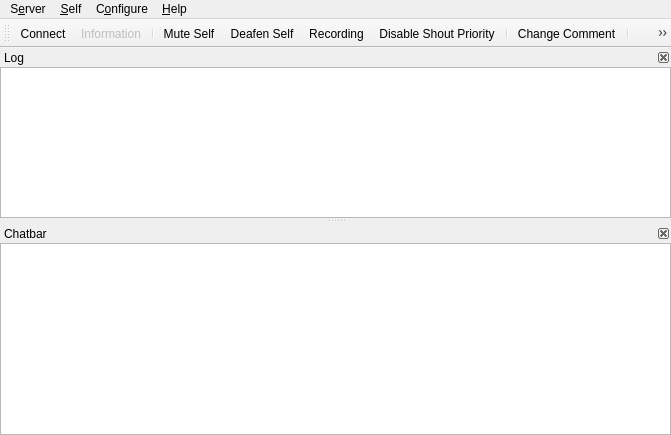
<?xml version="1.0" encoding="UTF-8"?>
<ui version="4.0">
 <class>MainWindow</class>
 <widget class="QMainWindow" name="MainWindow">
  <property name="geometry">
   <rect>
    <x>0</x>
    <y>0</y>
    <width>671</width>
    <height>435</height>
   </rect>
  </property>
  <property name="windowTitle">
   <string>Mumble</string>
  </property>
  <property name="dockOptions">
   <set>QMainWindow::AllowNestedDocks|QMainWindow::AnimatedDocks</set>
  </property>
  <property name="unifiedTitleAndToolBarOnMac">
   <bool>true</bool>
  </property>
  <widget class="UserView" name="qtvUsers">
   <property name="contextMenuPolicy">
    <enum>Qt::CustomContextMenu</enum>
   </property>
   <property name="acceptDrops">
    <bool>true</bool>
   </property>
   <property name="dragEnabled">
    <bool>true</bool>
   </property>
   <property name="rootIsDecorated">
    <bool>false</bool>
   </property>
   <property name="uniformRowHeights">
    <bool>true</bool>
   </property>
   <property name="headerHidden">
    <bool>true</bool>
   </property>
   <attribute name="headerVisible">
    <bool>false</bool>
   </attribute>
  </widget>
  <widget class="QMenuBar" name="menubar">
   <property name="geometry">
    <rect>
     <x>0</x>
     <y>0</y>
     <width>671</width>
     <height>21</height>
    </rect>
   </property>
   <widget class="QMenu" name="qmConfig">
    <property name="title">
     <string>C&amp;onfigure</string>
    </property>
    <addaction name="qaConfigDialog"/>
   </widget>
   <widget class="QMenu" name="qmHelp">
    <property name="title">
     <string>&amp;Help</string>
    </property>
    <addaction name="qaHelpWhatsThis"/>
    <addaction name="separator"/>
    <addaction name="qaHelpAbout"/>
    <addaction name="qaHelpAboutQt"/>
    <addaction name="separator"/>
    <addaction name="qaHelpVersionCheck"/>
   </widget>
   <widget class="QMenu" name="qmServer">
    <property name="title">
     <string>S&amp;erver</string>
    </property>
   </widget>
   <widget class="QMenu" name="qmSelf">
    <property name="title">
     <string>&amp;Self</string>
    </property>
    <addaction name="qaAudioMute"/>
    <addaction name="qaAudioDeaf"/>
    <addaction name="qaSelfPrioritySpeaker"/>
    <addaction name="separator"/>
    <addaction name="qaRecording"/>
    <addaction name="separator"/>
    <addaction name="qaSelfComment"/>
    <addaction name="qaServerTexture"/>
    <addaction name="qaServerTextureRemove"/>
    <addaction name="separator"/>
    <addaction name="qaSelfRegister"/>
    <addaction name="qaAudioStats"/>
   </widget>
   <addaction name="qmServer"/>
   <addaction name="qmSelf"/>
   <addaction name="qmConfig"/>
   <addaction name="qmHelp"/>
  </widget>
  <widget class="QDockWidget" name="qdwLog">
   <property name="minimumSize">
    <size>
     <width>250</width>
     <height>93</height>
    </size>
   </property>
   <property name="features">
    <set>QDockWidget::DockWidgetClosable|QDockWidget::DockWidgetMovable</set>
   </property>
   <property name="windowTitle">
    <string>Log</string>
   </property>
   <attribute name="dockWidgetArea">
    <number>1</number>
   </attribute>
   <widget class="LogTextBrowser" name="qteLog">
    <property name="contextMenuPolicy">
     <enum>Qt::CustomContextMenu</enum>
    </property>
    <property name="whatsThis">
     <string>This shows all recent activity. Connecting to servers, errors and information messages all show up here.&lt;br /&gt;To configure exactly which messages show up here, use the &lt;b&gt;Settings&lt;/b&gt; command from the menu.</string>
    </property>
    <property name="openLinks">
     <bool>false</bool>
    </property>
   </widget>
  </widget>
  <widget class="QDockWidget" name="qdwChat">
   <property name="sizePolicy">
    <sizepolicy hsizetype="Preferred" vsizetype="Preferred">
     <horstretch>0</horstretch>
     <verstretch>0</verstretch>
    </sizepolicy>
   </property>
   <property name="toolTip">
    <string/>
   </property>
   <property name="whatsThis">
    <string>This is the chatbar&lt;br /&gt;If you enter text here and then press enter the text is sent to the user or channel that was selected. If nothing is selected the message is sent to your current channel.</string>
   </property>
   <property name="features">
    <set>QDockWidget::DockWidgetClosable|QDockWidget::DockWidgetMovable</set>
   </property>
   <property name="windowTitle">
    <string>Chatbar</string>
   </property>
   <attribute name="dockWidgetArea">
    <number>1</number>
   </attribute>
   <widget class="ChatbarTextEdit" name="qteChat">
    <property name="sizePolicy">
     <sizepolicy hsizetype="Expanding" vsizetype="MinimumExpanding">
      <horstretch>0</horstretch>
      <verstretch>0</verstretch>
     </sizepolicy>
    </property>
    <property name="maximumSize">
     <size>
      <width>16777215</width>
      <height>16777215</height>
     </size>
    </property>
    <property name="acceptRichText">
     <bool>false</bool>
    </property>
   </widget>
  </widget>
  <widget class="QToolBar" name="qtIconToolbar">
   <property name="windowTitle">
    <string>Icon Toolbar</string>
   </property>
   <attribute name="toolBarArea">
    <enum>TopToolBarArea</enum>
   </attribute>
   <attribute name="toolBarBreak">
    <bool>false</bool>
   </attribute>
   <addaction name="qaServerConnect"/>
   <addaction name="qaServerInformation"/>
   <addaction name="separator"/>
   <addaction name="qaAudioMute"/>
   <addaction name="qaAudioDeaf"/>
   <addaction name="qaRecording"/>
   <addaction name="qaShoutPriority"/>
   <addaction name="separator"/>
   <addaction name="qaSelfComment"/>
   <addaction name="separator"/>
   <addaction name="qaConfigDialog"/>
   <addaction name="separator"/>
   <addaction name="qaFilterToggle"/>
  </widget>
  <action name="qaQuit">
   <property name="text">
    <string>&amp;Quit Mumble</string>
   </property>
   <property name="toolTip">
    <string>Closes the program</string>
   </property>
   <property name="whatsThis">
    <string>Exits the application.</string>
   </property>
   <property name="shortcut">
    <string>Ctrl+Q</string>
   </property>
  </action>
  <action name="qaServerConnect">
   <property name="icon">
    <iconset>
     <normaloff>skin:categories/applications-internet.svg</normaloff>skin:categories/applications-internet.svg</iconset>
   </property>
   <property name="text">
    <string>&amp;Connect</string>
   </property>
   <property name="toolTip">
    <string>Open the server connection dialog</string>
   </property>
   <property name="whatsThis">
    <string>Shows a dialog of registered servers, and also allows quick-connect.</string>
   </property>
   <property name="iconVisibleInMenu">
    <bool>false</bool>
   </property>
  </action>
  <action name="qaServerDisconnect">
   <property name="enabled">
    <bool>false</bool>
   </property>
   <property name="text">
    <string>&amp;Disconnect</string>
   </property>
   <property name="toolTip">
    <string>Disconnect from server</string>
   </property>
   <property name="whatsThis">
    <string>Disconnects you from the server.</string>
   </property>
  </action>
  <action name="qaServerBanList">
   <property name="enabled">
    <bool>false</bool>
   </property>
   <property name="text">
    <string>&amp;Ban list</string>
   </property>
   <property name="toolTip">
    <string>Edit ban list on server</string>
   </property>
   <property name="whatsThis">
    <string>This lets you edit the server-side IP ban list.</string>
   </property>
  </action>
  <action name="qaServerInformation">
   <property name="enabled">
    <bool>false</bool>
   </property>
   <property name="icon">
    <iconset>
     <normaloff>skin:Information_icon.svg</normaloff>skin:Information_icon.svg</iconset>
   </property>
   <property name="text">
    <string>&amp;Information</string>
   </property>
   <property name="toolTip">
    <string>Show information about the server connection</string>
   </property>
   <property name="whatsThis">
    <string>This will show extended information about the connection to the server.</string>
   </property>
   <property name="iconVisibleInMenu">
    <bool>false</bool>
   </property>
  </action>
  <action name="qaUserKick">
   <property name="text">
    <string>&amp;Kick</string>
   </property>
   <property name="toolTip">
    <string>Kick user (with reason)</string>
   </property>
   <property name="whatsThis">
    <string>Kick selected user off server. You'll be asked to specify a reason.</string>
   </property>
  </action>
  <action name="qaUserMute">
   <property name="checkable">
    <bool>true</bool>
   </property>
   <property name="text">
    <string>&amp;Mute</string>
   </property>
   <property name="toolTip">
    <string>Mute user</string>
   </property>
   <property name="whatsThis">
    <string>Mute or unmute user on server. Unmuting a deafened user will also undeafen them.</string>
   </property>
  </action>
  <action name="qaUserBan">
   <property name="text">
    <string>&amp;Ban</string>
   </property>
   <property name="toolTip">
    <string>Kick and ban user (with reason)</string>
   </property>
   <property name="whatsThis">
    <string>Kick and ban selected user from server. You'll be asked to specify a reason.</string>
   </property>
  </action>
  <action name="qaUserDeaf">
   <property name="checkable">
    <bool>true</bool>
   </property>
   <property name="text">
    <string>&amp;Deafen</string>
   </property>
   <property name="toolTip">
    <string>Deafen user</string>
   </property>
   <property name="whatsThis">
    <string>Deafen or undeafen user on server. Deafening a user will also mute them.</string>
   </property>
  </action>
  <action name="qaUserLocalIgnore">
   <property name="checkable">
    <bool>true</bool>
   </property>
   <property name="text">
    <string>Ignore Messages</string>
   </property>
   <property name="toolTip">
    <string>Locally ignore user's text chat messages.</string>
   </property>
   <property name="whatsThis">
    <string>Silently drops all text messages from the user.</string>
   </property>
  </action>
  <action name="qaUserLocalVolume">
   <property name="text">
    <string>Local Volume Adjustment</string>
   </property>
   <property name="toolTip">
    <string>Locally adjust the user's speech volume.</string>
   </property>
   <property name="whatsThis">
    <string>Opens a dialog with a volume slider. Use this on other users in the same room.</string>
   </property>
  </action>
  <action name="qaUserLocalMute">
   <property name="checkable">
    <bool>true</bool>
   </property>
   <property name="text">
    <string>&amp;Local Mute</string>
   </property>
   <property name="toolTip">
    <string>Mute user locally</string>
   </property>
   <property name="whatsThis">
    <string>Mute or unmute user locally. Use this on other users in the same room.</string>
   </property>
  </action>
  <action name="qaUserTextMessage">
   <property name="text">
    <string>Send &amp;Message</string>
   </property>
   <property name="toolTip">
    <string>Send a Text Message</string>
   </property>
   <property name="whatsThis">
    <string>Sends a text message to another user.</string>
   </property>
  </action>
  <action name="qaChannelAdd">
   <property name="text">
    <string>&amp;Add</string>
   </property>
   <property name="toolTip">
    <string>Add new channel</string>
   </property>
   <property name="whatsThis">
    <string>This adds a new sub-channel to the currently selected channel.</string>
   </property>
  </action>
  <action name="qaChannelRemove">
   <property name="text">
    <string>&amp;Remove</string>
   </property>
   <property name="toolTip">
    <string>Remove channel</string>
   </property>
   <property name="whatsThis">
    <string>This removes a channel and all sub-channels.</string>
   </property>
  </action>
  <action name="qaChannelACL">
   <property name="text">
    <string>&amp;Edit</string>
   </property>
   <property name="toolTip">
    <string>Edit Groups and ACL for channel</string>
   </property>
   <property name="whatsThis">
    <string>This opens the Group and ACL dialog for the channel, to control permissions.</string>
   </property>
  </action>
  <action name="qaChannelLink">
   <property name="text">
    <string>&amp;Link</string>
   </property>
   <property name="toolTip">
    <string>Link your channel to another channel</string>
   </property>
   <property name="whatsThis">
    <string>This links your current channel to the selected channel. If users in a channel have permission to speak in the other channel, users can now hear each other. This is a permanent link, and will last until manually unlinked or the server is restarted. Please see the shortcuts for push-to-link.</string>
   </property>
  </action>
  <action name="qaChannelUnlink">
   <property name="text">
    <string comment="Channel">&amp;Unlink</string>
   </property>
   <property name="toolTip">
    <string>Unlink your channel from another channel</string>
   </property>
   <property name="whatsThis">
    <string>This unlinks your current channel from the selected channel.</string>
   </property>
  </action>
  <action name="qaChannelUnlinkAll">
   <property name="text">
    <string>&amp;Unlink All</string>
   </property>
   <property name="toolTip">
    <string>Unlinks your channel from all linked channels.</string>
   </property>
   <property name="whatsThis">
    <string>This unlinks your current channel (not the selected one) from all linked channels.</string>
   </property>
  </action>
  <action name="qaAudioReset">
   <property name="text">
    <string>&amp;Reset</string>
   </property>
   <property name="toolTip">
    <string>Reset audio preprocessor</string>
   </property>
   <property name="whatsThis">
    <string>This will reset the audio preprocessor, including noise cancellation, automatic gain and voice activity detection. If something suddenly worsens the audio environment (like dropping the microphone) and it was temporary, use this to avoid having to wait for the preprocessor to readjust.</string>
   </property>
  </action>
  <action name="qaAudioMute">
   <property name="checkable">
    <bool>true</bool>
   </property>
   <property name="icon">
    <iconset>
     <normaloff>skin:actions/audio-input-microphone.svg</normaloff>
     <normalon>skin:actions/audio-input-microphone-muted.svg</normalon>
     <activeon>skin:actions/audio-input-microphone-muted.svg</activeon>skin:actions/audio-input-microphone.svg</iconset>
   </property>
   <property name="text">
    <string>&amp;Mute Self</string>
   </property>
   <property name="toolTip">
    <string>Mute yourself</string>
   </property>
   <property name="whatsThis">
    <string>Mute or unmute yourself. When muted, you will not send any data to the server. Unmuting while deafened will also undeafen.</string>
   </property>
   <property name="iconVisibleInMenu">
    <bool>false</bool>
   </property>
  </action>
  <action name="qaAudioDeaf">
   <property name="checkable">
    <bool>true</bool>
   </property>
   <property name="icon">
    <iconset>
     <normaloff>skin:self_undeafened.svg</normaloff>
     <normalon>skin:deafened_self.svg</normalon>
     <activeon>skin:deafened_self.svg</activeon>skin:self_undeafened.svg</iconset>
   </property>
   <property name="text">
    <string>&amp;Deafen Self</string>
   </property>
   <property name="toolTip">
    <string>Deafen yourself</string>
   </property>
   <property name="whatsThis">
    <string>Deafen or undeafen yourself. When deafened, you will not hear anything. Deafening yourself will also mute.</string>
   </property>
   <property name="iconVisibleInMenu">
    <bool>false</bool>
   </property>
  </action>
  <action name="qaShoutPriority">
   <property name="checkable">
    <bool>true</bool>
   </property>
   <property name="icon">
    <iconset>
     <normaloff>skin:shout_priority_active.svg</normaloff>
     <normalon>skin:shout_priority_disabled.svg</normalon>
     <activeon>skin:shout_priority_disabled.svg</activeon>skin:shout_priority_active.svg</iconset>
   </property>
   <property name="text">
    <string>&amp;Disable Shout Priority</string>
   </property>
   <property name="toolTip">
    <string>Disable Shout Priority</string>
   </property>
   <property name="whatsThis">
    <string>Disable Shout Priority</string>
   </property>
   <property name="iconVisibleInMenu">
    <bool>false</bool>
   </property>
  </action>
  <action name="qaAudioTTS">
   <property name="checkable">
    <bool>true</bool>
   </property>
   <property name="text">
    <string>&amp;Text-To-Speech</string>
   </property>
   <property name="toolTip">
    <string>Toggle Text-To-Speech</string>
   </property>
   <property name="whatsThis">
    <string>Enable or disable the text-to-speech engine. Only messages enabled for TTS in the Configuration dialog will actually be spoken.</string>
   </property>
  </action>
  <action name="qaAudioStats">
   <property name="text">
    <string>Audio S&amp;tatistics</string>
   </property>
   <property name="toolTip">
    <string>Display audio statistics</string>
   </property>
   <property name="whatsThis">
    <string>Pops up a small dialog with information about your current audio input.</string>
   </property>
  </action>
  <action name="qaAudioUnlink">
   <property name="text">
    <string>&amp;Unlink Plugins</string>
   </property>
   <property name="toolTip">
    <string>Forcibly unlink plugin</string>
   </property>
   <property name="whatsThis">
    <string>This forces the current plugin to unlink, which is handy if it is reading completely wrong data.</string>
   </property>
  </action>
  <action name="qaConfigDialog">
   <property name="icon">
    <iconset>
     <normaloff>skin:config_basic.png</normaloff>skin:config_basic.png</iconset>
   </property>
   <property name="text">
    <string>&amp;Settings</string>
   </property>
   <property name="toolTip">
    <string>Configure Mumble</string>
   </property>
   <property name="whatsThis">
    <string>Allows you to change most settings for Mumble.</string>
   </property>
   <property name="menuRole">
    <enum>QAction::PreferencesRole</enum>
   </property>
   <property name="iconVisibleInMenu">
    <bool>false</bool>
   </property>
  </action>
  <action name="qaFilterToggle">
   <property name="checkable">
    <bool>true</bool>
   </property>
   <property name="icon">
    <iconset>
     <normaloff>skin:filter_off.svg</normaloff>
     <normalon>skin:filter_on.svg</normalon>
     <activeon>skin:filter_on.svg</activeon>skin:filter_off.svg</iconset>
   </property>
   <property name="text">
    <string>&amp;Filter on/off</string>
   </property>
   <property name="toolTip">
    <string>Toggle the channel filter (Ctrl+F)</string>
   </property>
   <property name="whatsThis">
    <string>Enable or disable the filtering of select channels.
By default all empty channels will be filtered.
You can mark additional channels for filtering from
the channel's context menu.</string>
   </property>
   <property name="shortcut">
    <string>Ctrl+F</string>
   </property>
   <property name="iconVisibleInMenu">
    <bool>false</bool>
   </property>
  </action>
  <action name="qaAudioWizard">
   <property name="text">
    <string>&amp;Audio Wizard</string>
   </property>
   <property name="toolTip">
    <string>Start the audio configuration wizard</string>
   </property>
   <property name="whatsThis">
    <string>This will guide you through the process of configuring your audio hardware.</string>
   </property>
  </action>
  <action name="qaHelpWhatsThis">
   <property name="text">
    <string>&amp;What's This?</string>
   </property>
   <property name="toolTip">
    <string>Enter What's This? mode</string>
   </property>
   <property name="whatsThis">
    <string>Click this to enter &quot;What's This?&quot; mode. Your cursor will turn into a question mark. Click on any button, menu choice or area to show a description of what it is.</string>
   </property>
  </action>
  <action name="qaHelpAbout">
   <property name="text">
    <string>&amp;About</string>
   </property>
   <property name="toolTip">
    <string>Information about Mumble</string>
   </property>
   <property name="whatsThis">
    <string>Shows a small dialog with information and license for Mumble.</string>
   </property>
   <property name="menuRole">
    <enum>QAction::AboutRole</enum>
   </property>
  </action>
  <action name="qaHelpAboutSpeex">
   <property name="text">
    <string>About &amp;Speex</string>
   </property>
   <property name="toolTip">
    <string>Information about Speex</string>
   </property>
   <property name="whatsThis">
    <string>Shows a small dialog with information about Speex.</string>
   </property>
   <property name="menuRole">
    <enum>QAction::ApplicationSpecificRole</enum>
   </property>
  </action>
  <action name="qaHelpAboutQt">
   <property name="text">
    <string>About &amp;Qt</string>
   </property>
   <property name="toolTip">
    <string>Information about Qt</string>
   </property>
   <property name="whatsThis">
    <string>Shows a small dialog with information about Qt.</string>
   </property>
   <property name="menuRole">
    <enum>QAction::AboutQtRole</enum>
   </property>
  </action>
  <action name="qaHelpVersionCheck">
   <property name="text">
    <string>Check for &amp;Updates</string>
   </property>
   <property name="toolTip">
    <string>Check for new version of Mumble</string>
   </property>
   <property name="whatsThis">
    <string>Connects to the Mumble webpage to check if a new version is available, and notifies you with an appropriate download URL if this is the case.</string>
   </property>
  </action>
  <action name="qaChannelSendMessage">
   <property name="text">
    <string>Send &amp;Message</string>
   </property>
   <property name="toolTip">
    <string>Send a Text Message</string>
   </property>
   <property name="whatsThis">
    <string>Sends a text message to all users in a channel.</string>
   </property>
  </action>
  <action name="qaChannelCopyURL">
   <property name="text">
    <string>&amp;Copy URL</string>
   </property>
   <property name="toolTip">
    <string>Copies a link to this channel to the clipboard.</string>
   </property>
   <property name="whatsThis">
    <string>Copies a link to this channel to the clipboard.</string>
   </property>
  </action>
  <action name="qaConfigMinimal">
   <property name="checkable">
    <bool>true</bool>
   </property>
   <property name="text">
    <string>&amp;Minimal View</string>
   </property>
   <property name="toolTip">
    <string>Toggle minimal window modes</string>
   </property>
   <property name="whatsThis">
    <string>This will toggle minimal mode, where the log window and menu is hidden.</string>
   </property>
  </action>
  <action name="qaConfigHideFrame">
   <property name="checkable">
    <bool>true</bool>
   </property>
   <property name="text">
    <string>Hide Frame</string>
   </property>
   <property name="toolTip">
    <string>Toggle showing frame on minimal window</string>
   </property>
   <property name="whatsThis">
    <string>This will toggle whether the minimal window should have a frame for moving and resizing.</string>
   </property>
  </action>
  <action name="qaConfigCert">
   <property name="text">
    <string>&amp;Certificate Wizard</string>
   </property>
   <property name="toolTip">
    <string>Configure certificates for strong authentication</string>
   </property>
   <property name="whatsThis">
    <string>This starts the wizard for creating, importing and exporting certificates for authentication against servers.</string>
   </property>
  </action>
  <action name="qaUserRegister">
   <property name="text">
    <string>&amp;Register</string>
   </property>
   <property name="toolTip">
    <string>Register user on server</string>
   </property>
   <property name="whatsThis">
    <string>This will permanently register the user on the server.</string>
   </property>
  </action>
  <action name="qaUserFriendAdd">
   <property name="text">
    <string>Add &amp;Friend</string>
   </property>
   <property name="toolTip">
    <string>Adds a user as your friend.</string>
   </property>
   <property name="whatsThis">
    <string>This will add the user as a friend, so you can recognize him on this and other servers.</string>
   </property>
  </action>
  <action name="qaUserFriendRemove">
   <property name="text">
    <string>&amp;Remove Friend</string>
   </property>
   <property name="toolTip">
    <string>Removes a user from your friends.</string>
   </property>
   <property name="whatsThis">
    <string>This will remove a user from your friends list.</string>
   </property>
  </action>
  <action name="qaUserFriendUpdate">
   <property name="text">
    <string>&amp;Update Friend</string>
   </property>
   <property name="toolTip">
    <string>Update name of your friend.</string>
   </property>
   <property name="whatsThis">
    <string>Your friend uses a different name than what is in your database. This will update the name.</string>
   </property>
  </action>
  <action name="qaServerUserList">
   <property name="text">
    <string>Registered &amp;Users</string>
   </property>
   <property name="toolTip">
    <string>Edit registered users list</string>
   </property>
   <property name="whatsThis">
    <string>This opens the editor for registered users, which allow you to change their name or unregister them.</string>
   </property>
  </action>
  <action name="qaServerTexture">
   <property name="text">
    <string>Change &amp;Avatar</string>
   </property>
   <property name="toolTip">
    <string>Change your avatar image on this server</string>
   </property>
  </action>
  <action name="qaServerTokens">
   <property name="text">
    <string>&amp;Access Tokens</string>
   </property>
   <property name="toolTip">
    <string>Add or remove text-based access tokens</string>
   </property>
  </action>
  <action name="qaServerTextureRemove">
   <property name="text">
    <string>&amp;Remove Avatar</string>
   </property>
   <property name="toolTip">
    <string>Remove currently defined avatar image.</string>
   </property>
  </action>
  <action name="qaUserCommentReset">
   <property name="text">
    <string>Reset &amp;Comment</string>
   </property>
   <property name="toolTip">
    <string>Reset the comment of the selected user.</string>
   </property>
  </action>
  <action name="qaUserTextureReset">
   <property name="text">
    <string>Reset &amp;Avatar</string>
   </property>
   <property name="toolTip">
    <string>Reset the avatar of the selected user.</string>
   </property>
  </action>
  <action name="qaChannelJoin">
   <property name="text">
    <string>&amp;Join Channel</string>
   </property>
  </action>
  <action name="qaChannelFilter">
   <property name="checkable">
    <bool>true</bool>
   </property>
   <property name="text">
    <string>&amp;Hide Channel when Filtering</string>
   </property>
  </action>
  <action name="qaUserCommentView">
   <property name="text">
    <string>View Comment</string>
   </property>
   <property name="toolTip">
    <string>View comment in editor</string>
   </property>
  </action>
  <action name="qaUserInformation">
   <property name="text">
    <string>&amp;Information</string>
   </property>
   <property name="toolTip">
    <string>Query server for connection information for user</string>
   </property>
  </action>
  <action name="qaSelfComment">
   <property name="icon">
    <iconset>
     <normaloff>skin:self_comment.svg</normaloff>skin:self_comment.svg</iconset>
   </property>
   <property name="text">
    <string>&amp;Change Comment</string>
   </property>
   <property name="toolTip">
    <string>Change your own comment</string>
   </property>
   <property name="iconVisibleInMenu">
    <bool>false</bool>
   </property>
  </action>
  <action name="qaSelfRegister">
   <property name="text">
    <string>R&amp;egister</string>
   </property>
   <property name="toolTip">
    <string>Register yourself on the server</string>
   </property>
  </action>
  <action name="qaUserPrioritySpeaker">
   <property name="checkable">
    <bool>true</bool>
   </property>
   <property name="text">
    <string>Priority Speaker</string>
   </property>
  </action>
  <action name="qaSelfPrioritySpeaker">
   <property name="checkable">
    <bool>true</bool>
   </property>
   <property name="text">
    <string>Priority Speaker</string>
   </property>
  </action>
  <action name="qaRecording">
   <property name="icon">
    <iconset>
     <normaloff>skin:actions/media-record.svg</normaloff>skin:actions/media-record.svg</iconset>
   </property>
   <property name="text">
    <string>Recording</string>
   </property>
   <property name="iconVisibleInMenu">
    <bool>false</bool>
   </property>
  </action>
 </widget>
 <customwidgets>
  <customwidget>
   <class>UserView</class>
   <extends>QTreeView</extends>
   <header>UserView.h</header>
  </customwidget>
  <customwidget>
   <class>ChatbarTextEdit</class>
   <extends>QTextEdit</extends>
   <header>CustomElements.h</header>
  </customwidget>
  <customwidget>
   <class>LogTextBrowser</class>
   <extends>QTextBrowser</extends>
   <header>CustomElements.h</header>
  </customwidget>
 </customwidgets>
 <resources/>
 <connections/>
</ui>
